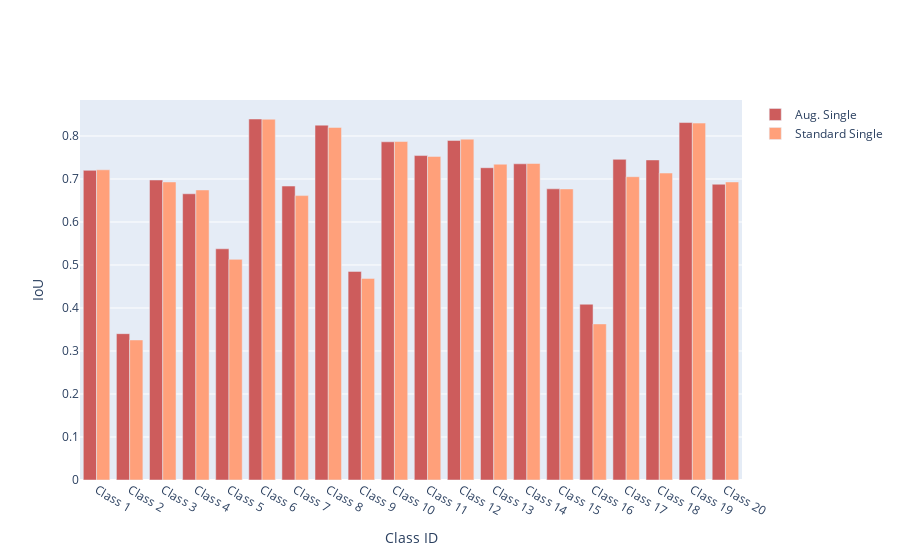

Here is the notebook cell this chart was saved with:
### Code cell
df = df[::-1]
# index = np.arange(1, 21)
name = df["Name"]
aug_single = df["aug_iou_single"]
standard_single = df["standard_iou_single"]

fig = go.Figure()
fig.add_trace(go.Bar(
    x=name,
    y=aug_single,
    name="Aug. Single",
    marker_color='indianred'
))
fig.add_trace(go.Bar(
    x=name,
    y=standard_single,
    name="Standard Single",
    marker_color='lightsalmon'
))

# Here we modify the tickangle of the xaxis, resulting in rotated labels.
fig.update_layout(barmode='group', xaxis = {'type' : 'category'}, xaxis_title="Class ID", yaxis_title="IoU")
fig.show()

### Figure 1 — Plotly figure (JSON) as saved in the notebook; plotly's stock layout.template omitted (floating-point values rounded to 4 significant figures)
{"data": [{"marker": {"color": "indianred"}, "name": "Aug. Single", "type": "bar", "x": ["Class 1", "Class 2", "Class 3", "Class 4", "Class 5", "Class 6", "Class 7", "Class 8", "Class 9", "Class 10", "Class 11", "Class 12", "Class 13", "Class 14", "Class 15", "Class 16", "Class 17", "Class 18", "Class 19", "Class 20"], "y": [0.7201, 0.3403, 0.6976, 0.6656, 0.5376, 0.8395, 0.6835, 0.8252, 0.4851, 0.7865, 0.7544, 0.7896, 0.7262, 0.7353, 0.6771, 0.4088, 0.7457, 0.7443, 0.8313, 0.6878]}, {"marker": {"color": "lightsalmon"}, "name": "Standard Single", "type": "bar", "x": ["Class 1", "Class 2", "Class 3", "Class 4", "Class 5", "Class 6", "Class 7", "Class 8", "Class 9", "Class 10", "Class 11", "Class 12", "Class 13", "Class 14", "Class 15", "Class 16", "Class 17", "Class 18", "Class 19", "Class 20"], "y": [0.7214, 0.3256, 0.6931, 0.6745, 0.5131, 0.839, 0.6613, 0.8199, 0.4688, 0.7871, 0.7526, 0.7927, 0.7344, 0.736, 0.6769, 0.3629, 0.7053, 0.7138, 0.83, 0.6931]}], "layout": {"barmode": "group", "xaxis": {"title": {"text": "Class ID"}, "type": "category"}, "yaxis": {"title": {"text": "IoU"}}}}
